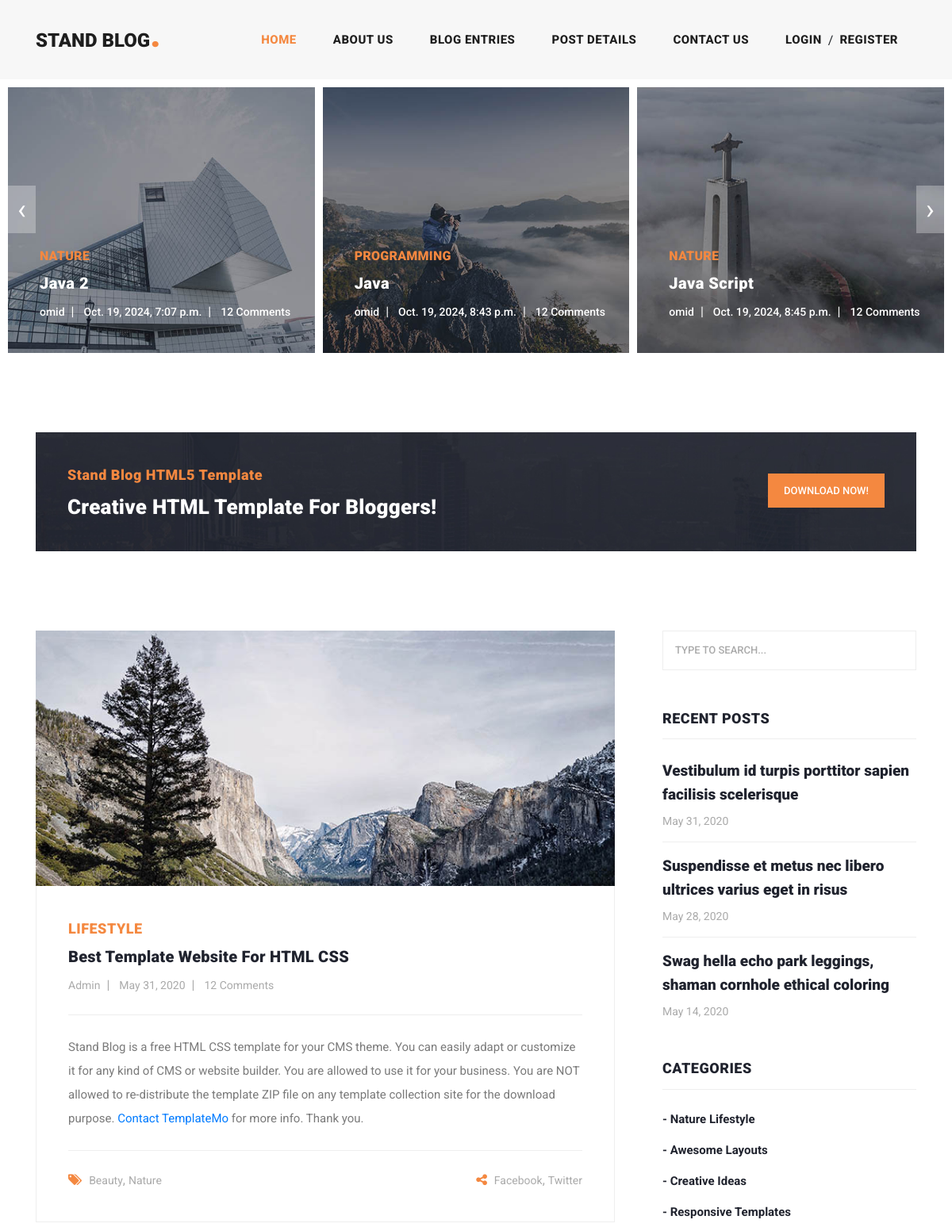
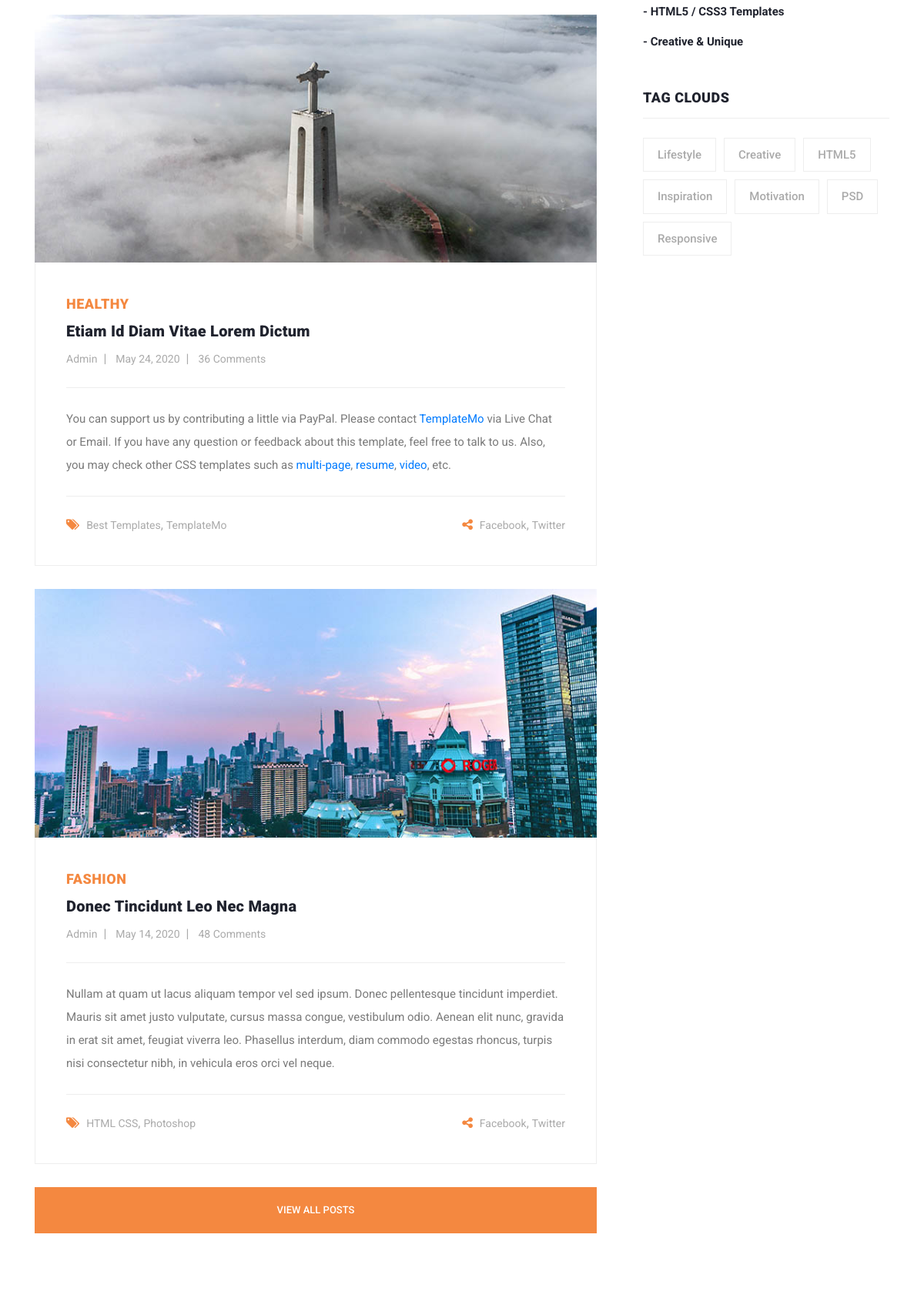
The page / (upper part) on the database its author committed (2 pictures, top to bottom).
### blog/models.py (models this page shows, shortened)
class Article(models.Model):
    CHOICES = (
        ('A', 'پایتون'),
        ('B', 'جنگو')
    )
    author = models.ForeignKey(User, on_delete=models.CASCADE)
    category = models.ManyToManyField(Category)
    title = models.CharField(max_length=70)
    body = models.TextField()
    image = models.ImageField(upload_to='images/articles')
    created = models.DateTimeField(auto_now_add=True)
    updated = models.DateTimeField(auto_now=True)
    pub_date = models.DateField(default=timezone.now())
    myfile = models.FileField(upload_to='test', null=True)
    status = models.BooleanField(default=True)
    published = models.BooleanField(default=True)
    objects = models.Manager()
    custom_manager = ArticleManager()
    floatfield = models.FloatField(default=1)

class Category(models.Model):
    title = models.CharField(max_length=100)
    created = models.DateTimeField(auto_now_add=True)

### home/views.py (the view)
# urls.py: path('', views.home, name='main'),
def home(request):
    articles = Article.objects.all() #Manager
    return render(request, "home/home.html", {'articles':articles})

### home/templates/home/home.html (shortened to what this page needs)
{% load static %}
<!DOCTYPE html>
<html lang="en">
  <head>
    <link href="{% static "vendor/bootstrap/css/bootstrap.min.css"%}" rel="stylesheet">
    <link rel="stylesheet" href="{% static "css/fontawesome.css" %}">
    <link rel="stylesheet" href="{% static "css/templatemo-stand-blog.css" %}">
    <link rel="stylesheet" href="{% static "css/owl.css" %}">
  </head>
  <body>
    <header class="">
      <nav class="navbar navbar-expand-lg">
        <div class="container">
          <a class="navbar-brand" href="home.html"><h2>Stand Blog<em>.</em></h2></a>
          <div class="collapse navbar-collapse" id="navbarResponsive">
            <ul class="navbar-nav ml-auto">
              <li class="nav-item active">
                <a class="nav-link" href="home.html">Home
                </a>
              </li>
              <li class="nav-item">
                <a class="nav-link" href="about.html">About Us</a>
              </li>
              <li class="nav-item">
                <a class="nav-link" href="blog.html">Blog Entries</a>
              </li>
              <li class="nav-item">
                <a class="nav-link" href="post-details.html">Post Details</a>
              </li>
              <li class="nav-item">
                <a class="nav-link" href="contact.html">Contact Us</a>
              </li>
              <li class="nav-item">
                  {% if request.user.is_authenticated %}
                       <div class="d-flex">
                          {% if request.user.first_name %}
                              {% if user.profile.image %}
                                  <span><img src="{{ user.profile.image.url }}" width="25px" height="25px" style="border-radius: 100%" alt=""></span>
                              {% else %}
                                  <span><img src="{% static 'images/icons/index.png' %}" width="25px" height="25px" style="border-radius: 100%" alt=""></span>
                              {% endif %}
                              <a class="nav-link" href="">{{ request.user.first_name }} {{ request.user.last_name }}</a>
                          {% else %}
                              <a class="nav-link" href="">{{ request.user.username }}</a>
                          {% endif %}
                          <a href="{% url 'account:logout' %}"><span class="badge badge-danger mt-2">Logout</span></a>
                        </div>
                  {% else %}
                    <div class="d-flex">
                        <a class="nav-link" href="{% url 'account:login' %}">Login</a><span class="mt-2">/</span>
                        <a class="nav-link" href="{% url 'account:register' %}">Register</a>
                    </div>
                  {% endif %}
              </li>
            </ul>
          </div>
        </div>
      </nav>
    </header>
    <div class="main-banner header-text">
      <div class="container-fluid">
        <div class="owl-banner owl-carousel">
            {% for article in articles %}
                  <div class="item">
            <img src="{{ article.myfile.url }}" alt="{{ article.title }}">
            <div class="item-content">
              <div class="main-content">
                <div class="meta-category">
                  <span>{{ article.category.all.first.title }}</span>
                </div>
                <a href="post-details.html"><h4>{{ article.title }}</h4></a>
                <ul class="post-info">
                  <li><a href="#">{{ article.author.username }}</a></li>
                  <li><a href="#">{{ article.created }}</a></li>
                  <li><a href="#">12 Comments</a></li>
                </ul>
              </div>
            </div>
          </div>
            {% endfor %}
        </div>
      </div>
    </div>
    <section class="call-to-action">
      <div class="container">
        <div class="row">
          <div class="col-lg-12">
            <div class="main-content">
              <div class="row">
                <div class="col-lg-8">
                  <span>Stand Blog HTML5 Template</span>
                  <h4>Creative HTML Template For Bloggers!</h4>
                </div>
                <div class="col-lg-4">
                  <div class="main-button">
                    <a rel="nofollow" href="https://templatemo.com/tm-551-stand-blog" target="_parent">Download Now!</a>
                  </div>
                </div>
              </div>
            </div>
          </div>
        </div>
      </div>
    </section>
    <section class="blog-posts">
      <div class="container">
        <div class="row">
          <div class="col-lg-8">
            <div class="all-blog-posts">
              <div class="row">
                <div class="col-lg-12">
                  <div class="blog-post">
                    <div class="blog-thumb">
                      <img src="{% static "images/blog-post-01.jpg" %}" alt="">
                    </div>
                    <div class="down-content">
                      <span>Lifestyle</span>
                      <a href="post-details.html"><h4>Best Template Website for HTML CSS</h4></a>
                      <ul class="post-info">
                        <li><a href="#">Admin</a></li>
                        <li><a href="#">May 31, 2020</a></li>
                        <li><a href="#">12 Comments</a></li>
                      </ul>
                      <p>Stand Blog is a free HTML CSS template for your CMS theme. You can easily adapt or customize it for any kind of CMS or website builder. You are allowed to use it for your business. You are NOT allowed to re-distribute the template ZIP file on any template collection site for the download purpose. <a rel="nofollow" href="https://templatemo.com/contact" target="_parent">Contact TemplateMo</a> for more info. Thank you.</p>
                      <div class="post-options">
                        <div class="row">
                          <div class="col-6">
                            <ul class="post-tags">
                              <li><i class="fa fa-tags"></i></li>
                              <li><a href="#">Beauty</a>,</li>
                              <li><a href="#">Nature</a></li>
                            </ul>
                          </div>
                          <div class="col-6">
                            <ul class="post-share">
                              <li><i class="fa fa-share-alt"></i></li>
                              <li><a href="#">Facebook</a>,</li>
                              <li><a href="#"> Twitter</a></li>
                            </ul>
                          </div>
                        </div>
                      </div>
                    </div>
                  </div>
                </div>
                <div class="col-lg-12">
                  <div class="blog-post">
                    <div class="blog-thumb">
                      <img src="{% static "images/blog-post-02.jpg" %}" alt="">
                    </div>
                    <div class="down-content">
                      <span>Healthy</span>
                      <a href="post-details.html"><h4>Etiam id diam vitae lorem dictum</h4></a>
                      <ul class="post-info">
                        <li><a href="#">Admin</a></li>
                        <li><a href="#">May 24, 2020</a></li>
                        <li><a href="#">36 Comments</a></li>
                      </ul>
                      <p>You can support us by contributing a little via PayPal. Please contact <a rel="nofollow" href="https://templatemo.com/contact" target="_parent">TemplateMo</a> via Live Chat or Email. If you have any question or feedback about this template, feel free to talk to us. Also, you may check other CSS templates such as <a rel="nofollow" href="https://templatemo.com/tag/multi-page" target="_parent">multi-page</a>, <a rel="nofollow" href="https://templatemo.com/tag/resume" target="_parent">resume</a>, <a rel="nofollow" href="https://templatemo.com/tag/video" target="_parent">video</a>, etc.</p>
                      <div class="post-options">
                        <div class="row">
                          <div class="col-6">
                            <ul class="post-tags">
                              <li><i class="fa fa-tags"></i></li>
                              <li><a href="#">Best Templates</a>,</li>
                              <li><a href="#">TemplateMo</a></li>
                            </ul>
                          </div>
                          <div class="col-6">
                            <ul class="post-share">
                              <li><i class="fa fa-share-alt"></i></li>
                              <li><a href="#">Facebook</a>,</li>
                              <li><a href="#">Twitter</a></li>
                            </ul>
                          </div>
                        </div>
                      </div>
                    </div>
                  </div>
                </div>
                <div class="col-lg-12">
                  <div class="blog-post">
                    <div class="blog-thumb">
                      <img src="{% static "images/blog-post-03.jpg" %}" alt="">
                    </div>
                    <div class="down-content">
                      <span>Fashion</span>
                      <a href="post-details.html"><h4>Donec tincidunt leo nec magna</h4></a>
                      <ul class="post-info">
                        <li><a href="#">Admin</a></li>
                        <li><a href="#">May 14, 2020</a></li>
                        <li><a href="#">48 Comments</a></li>
                      </ul>
                      <p>Nullam at quam ut lacus aliquam tempor vel sed ipsum. Donec pellentesque tincidunt imperdiet. Mauris sit amet justo vulputate, cursus massa congue, vestibulum odio. Aenean elit nunc, gravida in erat sit amet, feugiat viverra leo. Phasellus interdum, diam commodo egestas rhoncus, turpis nisi consectetur nibh, in vehicula eros orci vel neque.</p>
                      <div class="post-options">
                        <div class="row">
                          <div class="col-6">
                            <ul class="post-tags">
                              <li><i class="fa fa-tags"></i></li>
                              <li><a href="#">HTML CSS</a>,</li>
                              <li><a href="#">Photoshop</a></li>
                            </ul>
                          </div>
                          <div class="col-6">
                            <ul class="post-share">
                              <li><i class="fa fa-share-alt"></i></li>
                              <li><a href="#">Facebook</a>,</li>
                              <li><a href="#">Twitter</a></li>
                            </ul>
                          </div>
                        </div>
                      </div>
                    </div>
                  </div>
                </div>
                <div class="col-lg-12">
                  <div class="main-button">
                    <a href="blog.html">View All Posts</a>
                  </div>
                </div>
              </div>
            </div>
          </div>
          <div class="col-lg-4">
            <div class="sidebar">
              <div class="row">
                <div class="col-lg-12">
                  <div class="sidebar-item search">
                    <form id="search_form" name="gs" method="GET" action="#">
                      <input type="text" name="q" class="searchText" placeholder="type to search..." autocomplete="on">
                    </form>
                  </div>
                </div>
                <div class="col-lg-12">
                  <div class="sidebar-item recent-posts">
                    <div class="sidebar-heading">
                      <h2>Recent Posts</h2>
                    </div>
                    <div class="content">
                      <ul>
                        <li><a href="post-details.html">
                          <h5>Vestibulum id turpis porttitor sapien facilisis scelerisque</h5>
                          <span>May 31, 2020</span>
                        </a></li>
                        <li><a href="post-details.html">
                          <h5>Suspendisse et metus nec libero ultrices varius eget in risus</h5>
                          <span>May 28, 2020</span>
                        </a></li>
                        <li><a href="post-details.html">
                          <h5>Swag hella echo park leggings, shaman cornhole ethical coloring</h5>
                          <span>May 14, 2020</span>
                        </a></li>
                      </ul>
                    </div>
                  </div>
                </div>
                <div class="col-lg-12">
                  <div class="sidebar-item categories">
                    <div class="sidebar-heading">
                      <h2>Categories</h2>
                    </div>
                    <div class="content">
                      <ul>
                        <li><a href="#">- Nature Lifestyle</a></li>
                        <li><a href="#">- Awesome Layouts</a></li>
                        <li><a href="#">- Creative Ideas</a></li>
                        <li><a href="#">- Responsive Templates</a></li>
                        <li><a href="#">- HTML5 / CSS3 Templates</a></li>
                        <li><a href="#">- Creative &amp; Unique</a></li>
                      </ul>
                    </div>
                  </div>
                </div>
                <div class="col-lg-12">
                  <div class="sidebar-item tags">
                    <div class="sidebar-heading">
                      <h2>Tag Clouds</h2>
                    </div>
                    <div class="content">
                      <ul>
                        <li><a href="#">Lifestyle</a></li>
                        <li><a href="#">Creative</a></li>
                        <li><a href="#">HTML5</a></li>
                        <li><a href="#">Inspiration</a></li>
                        <li><a href="#">Motivation</a></li>
                        <li><a href="#">PSD</a></li>
                        <li><a href="#">Responsive</a></li>
                      </ul>
                    </div>
                  </div>
                </div>
              </div>
            </div>
          </div>
        </div>
      </div>
    </section>
  </body>
</html>

### rows shown on the page
Article: myfile (picture), category.all.first "NATURE", title "Java 2", author.username "omid", created "Oct. 19, 2024, 7:07 p.m."
Article: myfile (picture), category.all.first "PROGRAMMING", title "Java", author.username "omid", created "Oct. 19, 2024, 8:43 p.m."
Article: myfile (picture), category.all.first "NATURE", title "Java Script", author.username "omid", created "Oct. 19, 2024, 8:45 p.m."
